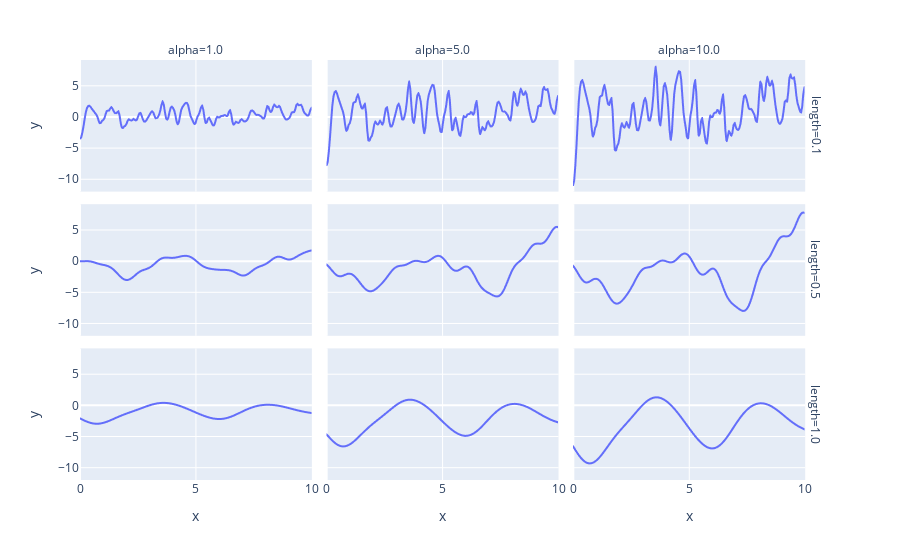

Notebook code for this chart:
### Markdown cell above
In the following code block, the `RBF` class creates the covariance function, as known as the kernel, with two properties. The `length_scale` parameter describes the inertia of the covariance. Larger lengths create longer waves. The multiplier of the kernel, often refered as $\alpha$ in textbooks, describes the amplitude of the wave. The `GaussianProcessRegressor` class is instanciated for a realisation of the `RBF` kernel. The outcome is a plot showing the effect of the length and $\alpha$.

### Code cell
lenght_scales = [0.1, 0.5, 1]
alphas = [1, 5, 10]
param_combinaisons = np.stack(np.meshgrid(lenght_scales, alphas), -1).reshape(-1, 2)

signal_length = 10
X = np.linspace(0, signal_length, 200).reshape(-1, 1)
df_samples = []
for i in range(param_combinaisons.shape[0]):
    alpha = param_combinaisons[i, 1]
    length = param_combinaisons[i, 0]
    kernel = alpha * RBF(length_scale=length)
    gp = GaussianProcessRegressor(kernel=kernel, random_state=1)
    df_samples.append(
        pd.DataFrame(dict(
            alpha=alpha,
            length=length,
            x = X.flatten(),
            y = gp.sample_y(X, 1).flatten()
        ))
    )
df_samples = pd.concat(df_samples)
px.line(df_samples, x='x', y='y', facet_col='alpha', facet_row='length')

### Figure 1 — Plotly figure (JSON) as saved in the notebook; plotly's stock layout.template omitted (floating-point values rounded to 4 significant figures; data arrays with more than 128 entries replaced by an {"elided": "..."} marker saying what was removed)
{"data": [{"hovertemplate": "length=0.1<br>alpha=1.0<br>x=%{x}<br>y=%{y}<extra></extra>", "legendgroup": "", "line": {"color": "#636efa", "dash": "solid"}, "marker": {"symbol": "circle"}, "mode": "lines", "name": "", "showlegend": false, "type": "scattergl", "x": {"elided": "200 float values"}, "xaxis": "x7", "y": {"elided": "200 float values"}, "yaxis": "y7"}, {"hovertemplate": "length=0.1<br>alpha=5.0<br>x=%{x}<br>y=%{y}<extra></extra>", "legendgroup": "", "line": {"color": "#636efa", "dash": "solid"}, "marker": {"symbol": "circle"}, "mode": "lines", "name": "", "showlegend": false, "type": "scattergl", "x": {"elided": "200 float values"}, "xaxis": "x8", "y": {"elided": "200 float values"}, "yaxis": "y8"}, {"hovertemplate": "length=0.1<br>alpha=10.0<br>x=%{x}<br>y=%{y}<extra></extra>", "legendgroup": "", "line": {"color": "#636efa", "dash": "solid"}, "marker": {"symbol": "circle"}, "mode": "lines", "name": "", "showlegend": false, "type": "scattergl", "x": {"elided": "200 float values"}, "xaxis": "x9", "y": {"elided": "200 float values"}, "yaxis": "y9"}, {"hovertemplate": "length=0.5<br>alpha=1.0<br>x=%{x}<br>y=%{y}<extra></extra>", "legendgroup": "", "line": {"color": "#636efa", "dash": "solid"}, "marker": {"symbol": "circle"}, "mode": "lines", "name": "", "showlegend": false, "type": "scattergl", "x": {"elided": "200 float values"}, "xaxis": "x4", "y": {"elided": "200 float values"}, "yaxis": "y4"}, {"hovertemplate": "length=0.5<br>alpha=5.0<br>x=%{x}<br>y=%{y}<extra></extra>", "legendgroup": "", "line": {"color": "#636efa", "dash": "solid"}, "marker": {"symbol": "circle"}, "mode": "lines", "name": "", "showlegend": false, "type": "scattergl", "x": {"elided": "200 float values"}, "xaxis": "x5", "y": {"elided": "200 float values"}, "yaxis": "y5"}, {"hovertemplate": "length=0.5<br>alpha=10.0<br>x=%{x}<br>y=%{y}<extra></extra>", "legendgroup": "", "line": {"color": "#636efa", "dash": "solid"}, "marker": {"symbol": "circle"}, "mode": "lines", "name": "", "showlegend": false, "type": "scattergl", "x": {"elided": "200 float values"}, "xaxis": "x6", "y": {"elided": "200 float values"}, "yaxis": "y6"}, {"hovertemplate": "length=1.0<br>alpha=1.0<br>x=%{x}<br>y=%{y}<extra></extra>", "legendgroup": "", "line": {"color": "#636efa", "dash": "solid"}, "marker": {"symbol": "circle"}, "mode": "lines", "name": "", "showlegend": false, "type": "scattergl", "x": {"elided": "200 float values"}, "xaxis": "x", "y": {"elided": "200 float values"}, "yaxis": "y"}, {"hovertemplate": "length=1.0<br>alpha=5.0<br>x=%{x}<br>y=%{y}<extra></extra>", "legendgroup": "", "line": {"color": "#636efa", "dash": "solid"}, "marker": {"symbol": "circle"}, "mode": "lines", "name": "", "showlegend": false, "type": "scattergl", "x": {"elided": "200 float values"}, "xaxis": "x2", "y": {"elided": "200 float values"}, "yaxis": "y2"}, {"hovertemplate": "length=1.0<br>alpha=10.0<br>x=%{x}<br>y=%{y}<extra></extra>", "legendgroup": "", "line": {"color": "#636efa", "dash": "solid"}, "marker": {"symbol": "circle"}, "mode": "lines", "name": "", "showlegend": false, "type": "scattergl", "x": {"elided": "200 float values"}, "xaxis": "x3", "y": {"elided": "200 float values"}, "yaxis": "y3"}], "layout": {"annotations": [{"font": {}, "showarrow": false, "text": "alpha=1.0", "x": 0.1567, "xanchor": "center", "xref": "paper", "y": 1.0, "yanchor": "bottom", "yref": "paper"}, {"font": {}, "showarrow": false, "text": "alpha=5.0", "x": 0.49, "xanchor": "center", "xref": "paper", "y": 1.0, "yanchor": "bottom", "yref": "paper"}, {"font": {}, "showarrow": false, "text": "alpha=10.0", "x": 0.8233, "xanchor": "center", "xref": "paper", "y": 1.0, "yanchor": "bottom", "yref": "paper"}, {"font": {}, "showarrow": false, "text": "length=1.0", "textangle": 90, "x": 0.98, "xanchor": "left", "xref": "paper", "y": 0.1567, "yanchor": "middle", "yref": "paper"}, {"font": {}, "showarrow": false, "text": "length=0.5", "textangle": 90, "x": 0.98, "xanchor": "left", "xref": "paper", "y": 0.5, "yanchor": "middle", "yref": "paper"}, {"font": {}, "showarrow": false, "text": "length=0.1", "textangle": 90, "x": 0.98, "xanchor": "left", "xref": "paper", "y": 0.8433, "yanchor": "middle", "yref": "paper"}], "legend": {"tracegroupgap": 0}, "margin": {"t": 60}, "xaxis": {"anchor": "y", "domain": [0, 0.3133], "title": {"text": "x"}}, "xaxis2": {"anchor": "y2", "domain": [0.3333, 0.6467], "matches": "x", "title": {"text": "x"}}, "xaxis3": {"anchor": "y3", "domain": [0.6667, 0.98], "matches": "x", "title": {"text": "x"}}, "xaxis4": {"anchor": "y4", "domain": [0, 0.3133], "matches": "x", "showticklabels": false}, "xaxis5": {"anchor": "y5", "domain": [0.3333, 0.6467], "matches": "x", "showticklabels": false}, "xaxis6": {"anchor": "y6", "domain": [0.6667, 0.98], "matches": "x", "showticklabels": false}, "xaxis7": {"anchor": "y7", "domain": [0, 0.3133], "matches": "x", "showticklabels": false}, "xaxis8": {"anchor": "y8", "domain": [0.3333, 0.6467], "matches": "x", "showticklabels": false}, "xaxis9": {"anchor": "y9", "domain": [0.6667, 0.98], "matches": "x", "showticklabels": false}, "yaxis": {"anchor": "x", "domain": [0, 0.3133], "title": {"text": "y"}}, "yaxis2": {"anchor": "x2", "domain": [0, 0.3133], "matches": "y", "showticklabels": false}, "yaxis3": {"anchor": "x3", "domain": [0, 0.3133], "matches": "y", "showticklabels": false}, "yaxis4": {"anchor": "x4", "domain": [0.3433, 0.6567], "matches": "y", "title": {"text": "y"}}, "yaxis5": {"anchor": "x5", "domain": [0.3433, 0.6567], "matches": "y", "showticklabels": false}, "yaxis6": {"anchor": "x6", "domain": [0.3433, 0.6567], "matches": "y", "showticklabels": false}, "yaxis7": {"anchor": "x7", "domain": [0.6867, 1.0], "matches": "y", "title": {"text": "y"}}, "yaxis8": {"anchor": "x8", "domain": [0.6867, 1.0], "matches": "y", "showticklabels": false}, "yaxis9": {"anchor": "x9", "domain": [0.6867, 1.0], "matches": "y", "showticklabels": false}}}
